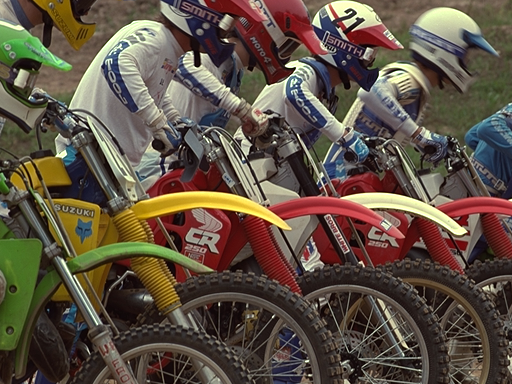
#> input picture Compression_KMeans/images/I05.BMP, 512 x 384 px
$ jupyter execute --allow-errors CompressionKMeans.ipynb
#> lines starting #> are read from the running program, lines starting #| are printed output that depends on the picture
### Compression_KMeans/plot_utils.py
import numpy as np
import matplotlib.pyplot as plt

class plot_utils:
    def __init__(self, img_data, title, num_pixels=10000, colors=None):
        self.img_data = img_data
        self.title = title
        self.num_pixels = num_pixels
        self.colors = colors

    def colorSpace(self):
        if self.colors is None:
            self.colors = self.img_data

        rand = np.random.RandomState(42)
        index = rand.permutation(self.img_data.shape[0])[:self.num_pixels]
        colors = self.colors[index]
        R, G, B = self.img_data[index].T
        fig, ax = plt.subplots(1, 2, figsize=(12,8))
        ax[0].scatter(R, G, color=colors, marker='.')
        ax[0].set(xlabel='Red', ylabel='Green', xlim=(0, 1), ylim=(0, 1), title="Red vs Green")
        ax[1].scatter(R, B, color=colors, marker='.')
        ax[1].set(xlabel='Red', ylabel='Blue', xlim=(0, 1), ylim=(0, 1), title="Red vs Blue")
        fig.suptitle(self.title, size=20)

### Compression_KMeans/CompressionKMeans.ipynb
## Imports

[cell 1]
import os
import numpy as np
import matplotlib.pyplot as plt
import matplotlib.image as image

from skimage import io
from sklearn.cluster import MiniBatchKMeans

from ipywidgets import interact, IntSlider

from plot_utils import plot_utils

[cell 2]
plt.style.use('ggplot')
plt.rcParams['figure.figsize'] = (20, 12)

## Preprocessing

[cell 3]
img = image.imread('images/I05.BMP')
#> img is the input picture: shape (384, 512, 3); mean R, G, B 95.1, 82, 68.2
ax = plt.axes(xticks=[], yticks=[]);
ax.imshow(img)

[cell 4]
print("Image shape: ", img.shape)
#| Image shape:  (384, 512, 3)
img_data = (img/255.0).reshape(-1, 3)
print("Resized into one vector: ", img_data.shape)
#| Resized into one vector:  (196608, 3)

## Color space using Point Clouds

[cell 5]
x = plot_utils(img_data, title='Input color space: 16 million possible colors (24 bit)')
x.colorSpace()
#> in colorSpace, `R, G, B = self.img_data[index].T`: R = 10000 values, max 1 at index 10, min 0.0157 at index 3496, mean 0.376; G = 10000 values, max 1 at index 10, min 0 at index 247, mean 0.325; B = 10000 values, max 1 at index 949, min 0 at index 21, mean 0.27
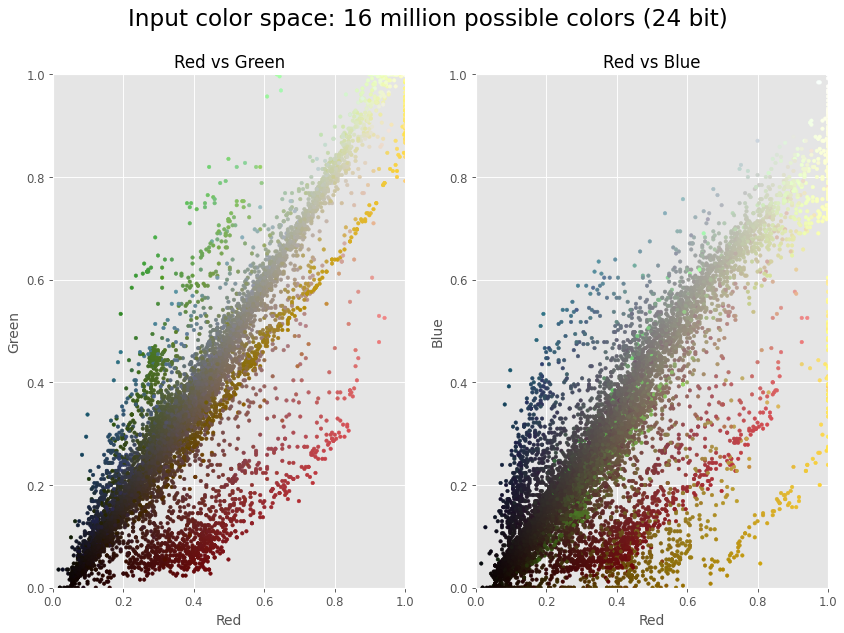
#> figure drawn by matplotlib, 2 panels

## K-Means Reduced Color Space

**K-means Algorithm**:

1. Initialization: Randomly sample $k$ colors from the input image. These are the initial $k$ means $\mu_1,\mu_2,...,\mu_k$.

2. For each pixel in the image, assign it to its nearest mean given by $$c^{(i)} := \textrm{argmin}_{j}\left \|x^{(i)} - \mu_j \right \|^2$$

3. Update the means using the pixel assignments from Step 2. $$\mu_j := \frac{\sum_{i}^{n}1\left \{c^{(i)} = j  \right \}x^{(i)}}{\sum_{i}^{n}1\left \{c^{(i)} = j  \right \}}$$

4. Repeat Steps 2 and 3 until convergence.

[cell 6]
kmeans = MiniBatchKMeans(16).fit(img_data)
k_colors = kmeans.cluster_centers_[kmeans.predict(img_data)]

y = plot_utils(img_data, colors=k_colors, title="Reduced color space: 16 colors")
y.colorSpace()
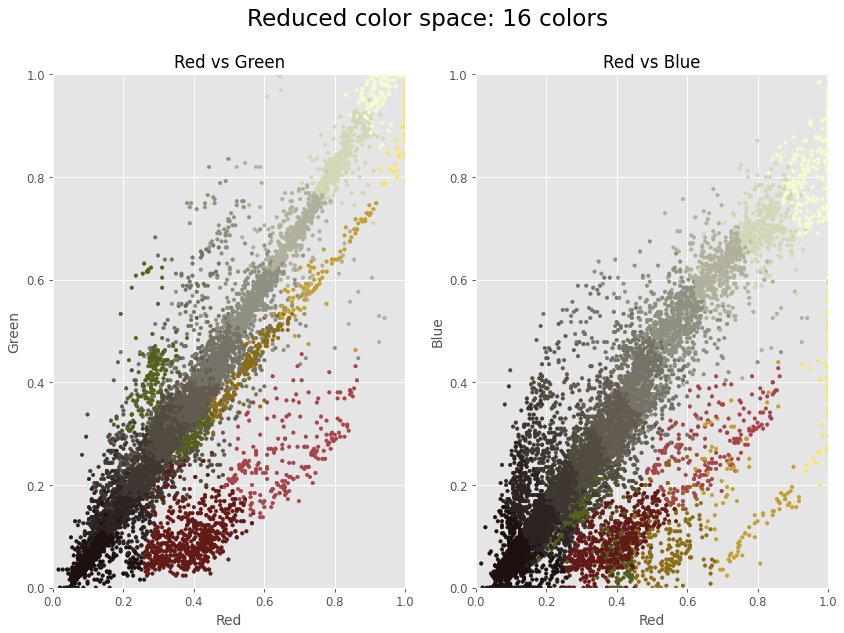
#> figure drawn by matplotlib, 2 panels
#> the sliders are set to 

$ run again, with Compression_KMeans/images/I04.BMP copied over Compression_KMeans/images/I05.BMP
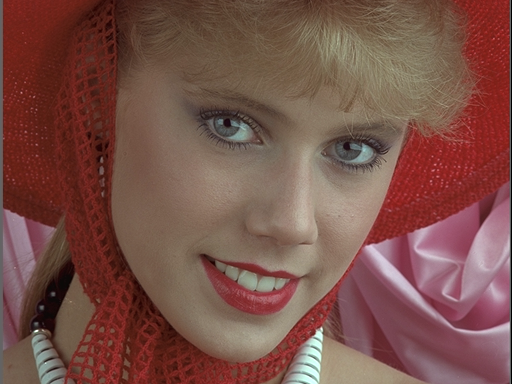
#> input picture Compression_KMeans/images/I04.BMP, 512 x 384 px
#> img is the input picture: shape (384, 512, 3); mean R, G, B 121.3, 80.9, 72.5
#| Image shape:  (384, 512, 3)
#| Resized into one vector:  (196608, 3)
#> R = 10000 values, max 0.949 at index 8931, min 0 at index 685, mean 0.473; G = 10000 values, max 1 at index 151, min 0 at index 685, mean 0.314; B = 10000 values, max 1 at index 7539, min 0 at index 685, mean 0.281
#> `[cell 5] x = plot_utils(img_data, title='Input color space: 16 million..`:
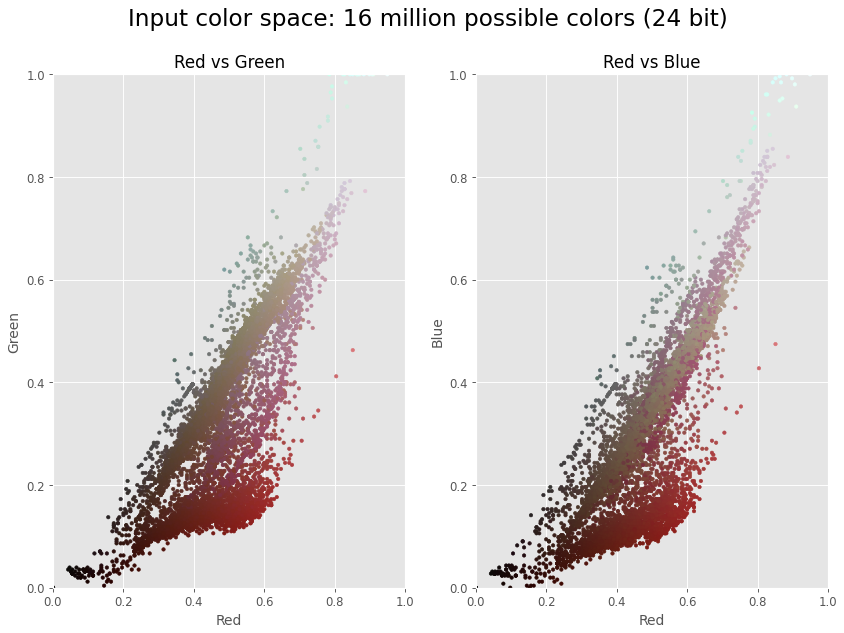
#> figure drawn by matplotlib, 2 panels

$ run again, with Compression_KMeans/images/I06.BMP copied over Compression_KMeans/images/I05.BMP
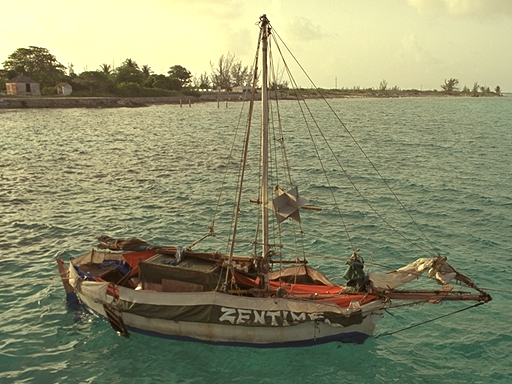
#> input picture Compression_KMeans/images/I06.BMP, 512 x 384 px
#> img is the input picture: shape (384, 512, 3); mean R, G, B 140.3, 141.8, 108.3
#| Image shape:  (384, 512, 3)
#| Resized into one vector:  (196608, 3)
#> R = 10000 values, max 1 at index 35, min 0.0667 at index 1436, mean 0.552; G = 10000 values, max 1 at index 35, min 0.0431 at index 2886, mean 0.558; B = 10000 values, max 1 at index 1580, min 0 at index 1713, mean 0.426
#> `[cell 5] x = plot_utils(img_data, title='Input color space: 16 million..`:
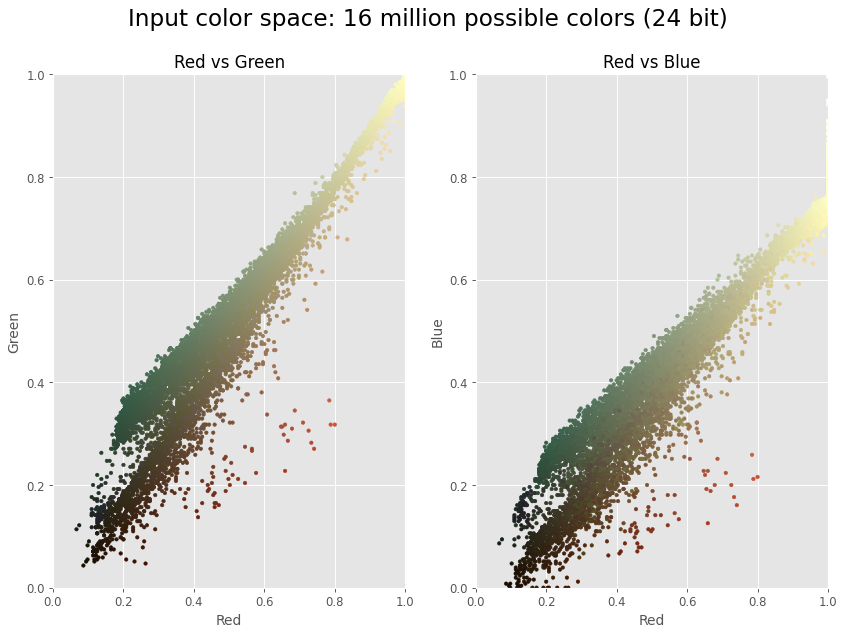
#> figure drawn by matplotlib, 2 panels

$ run again, with Compression_KMeans/images/I08.BMP copied over Compression_KMeans/images/I05.BMP
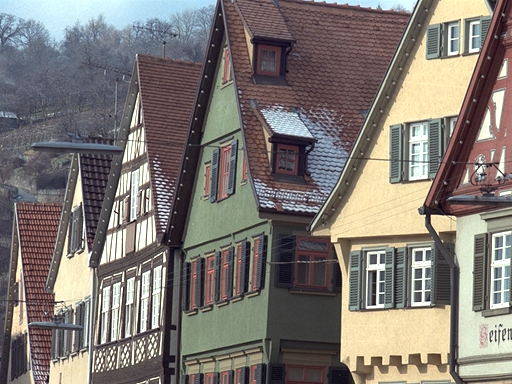
#> input picture Compression_KMeans/images/I08.BMP, 512 x 384 px
#> img is the input picture: shape (384, 512, 3); mean R, G, B 126.5, 120.2, 115.3
#| Image shape:  (384, 512, 3)
#| Resized into one vector:  (196608, 3)
#> R = 10000 values, max 1 at index 47, min 0.0392 at index 5033, mean 0.492; G = 10000 values, max 1 at index 47, min 0.00392 at index 9989, mean 0.468; B = 10000 values, max 1 at index 47, min 0 at index 105, mean 0.45
#> `[cell 5] x = plot_utils(img_data, title='Input color space: 16 million..`:
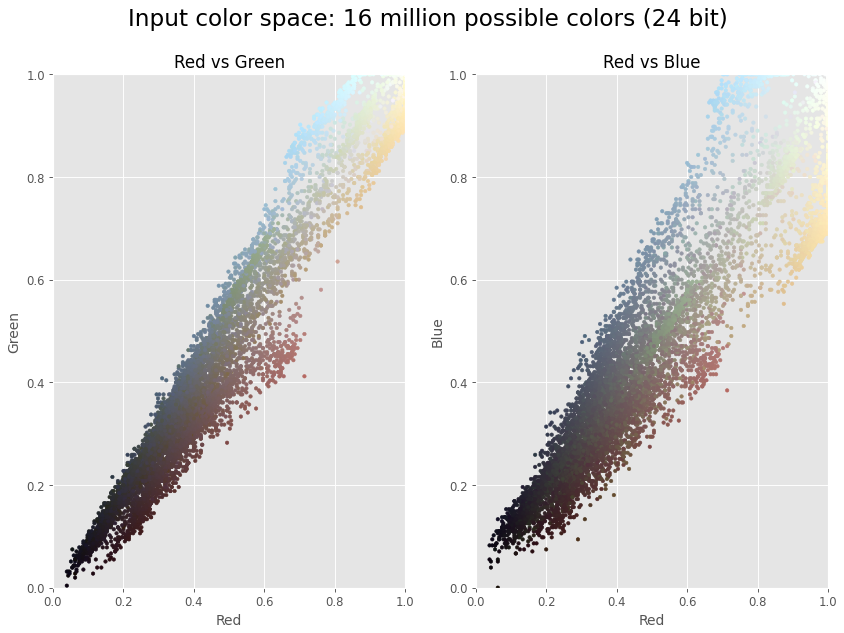
#> figure drawn by matplotlib, 2 panels
